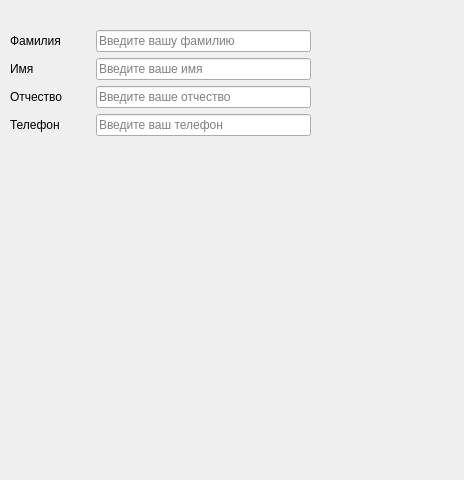
            <widget class="QWidget" name="page">
             <property name="geometry">
              <rect>
               <x>0</x>
               <y>0</y>
               <width>464</width>
               <height>480</height>
              </rect>
             </property>
             <attribute name="label">
              <string>QLineEdit</string>
             </attribute>
             <widget class="QWidget" name="layoutWidget">
              <property name="geometry">
               <rect>
                <x>10</x>
                <y>30</y>
                <width>301</width>
                <height>301</height>
               </rect>
              </property>
              <layout class="QVBoxLayout" name="verticalLayout_2">
               <item>
                <layout class="QHBoxLayout" name="horizontalLayout_4">
                 <item>
                  <widget class="QLabel" name="label">
                   <property name="minimumSize">
                    <size>
                     <width>80</width>
                     <height>0</height>
                    </size>
                   </property>
                   <property name="text">
                    <string>Фамилия</string>
                   </property>
                  </widget>
                 </item>
                 <item>
                  <widget class="QLineEdit" name="lineEdit">
                   <property name="minimumSize">
                    <size>
                     <width>0</width>
                     <height>0</height>
                    </size>
                   </property>
                   <property name="placeholderText">
                    <string>Введите вашу фамилию</string>
                   </property>
                  </widget>
                 </item>
                </layout>
               </item>
               <item>
                <layout class="QHBoxLayout" name="horizontalLayout_5">
                 <item>
                  <widget class="QLabel" name="label_2">
                   <property name="minimumSize">
                    <size>
                     <width>80</width>
                     <height>0</height>
                    </size>
                   </property>
                   <property name="text">
                    <string>Имя</string>
                   </property>
                  </widget>
                 </item>
                 <item>
                  <widget class="QLineEdit" name="lineEdit_2">
                   <property name="minimumSize">
                    <size>
                     <width>0</width>
                     <height>0</height>
                    </size>
                   </property>
                   <property name="placeholderText">
                    <string>Введите ваше имя</string>
                   </property>
                  </widget>
                 </item>
                </layout>
               </item>
               <item>
                <layout class="QHBoxLayout" name="horizontalLayout_6">
                 <item>
                  <widget class="QLabel" name="label_3">
                   <property name="minimumSize">
                    <size>
                     <width>80</width>
                     <height>0</height>
                    </size>
                   </property>
                   <property name="text">
                    <string>Отчество</string>
                   </property>
                  </widget>
                 </item>
                 <item>
                  <widget class="QLineEdit" name="lineEdit_3">
                   <property name="placeholderText">
                    <string>Введите ваше отчество</string>
                   </property>
                  </widget>
                 </item>
                </layout>
               </item>
               <item>
                <layout class="QHBoxLayout" name="horizontalLayout_7">
                 <item>
                  <widget class="QLabel" name="label_4">
                   <property name="minimumSize">
                    <size>
                     <width>80</width>
                     <height>0</height>
                    </size>
                   </property>
                   <property name="text">
                    <string>Телефон</string>
                   </property>
                  </widget>
                 </item>
                 <item>
                  <widget class="QLineEdit" name="lineEdit_4">
                   <property name="placeholderText">
                    <string>Введите ваш телефон</string>
                   </property>
                  </widget>
                 </item>
                </layout>
               </item>
               <item>
                <spacer name="verticalSpacer">
                 <property name="orientation">
                  <enum>Qt::Vertical</enum>
                 </property>
                 <property name="sizeHint" stdset="0">
                  <size>
                   <width>20</width>
                   <height>40</height>
                  </size>
                 </property>
                </spacer>
               </item>
              </layout>
             </widget>
            </widget>
